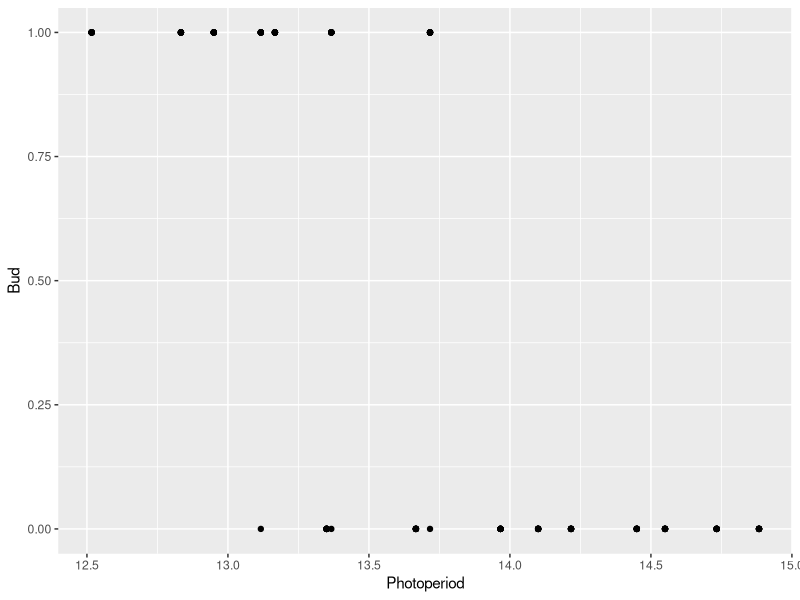
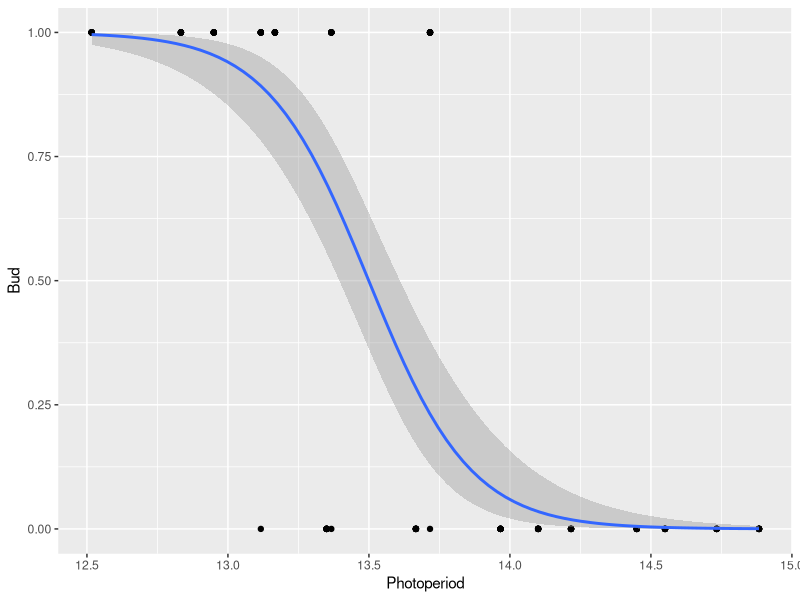
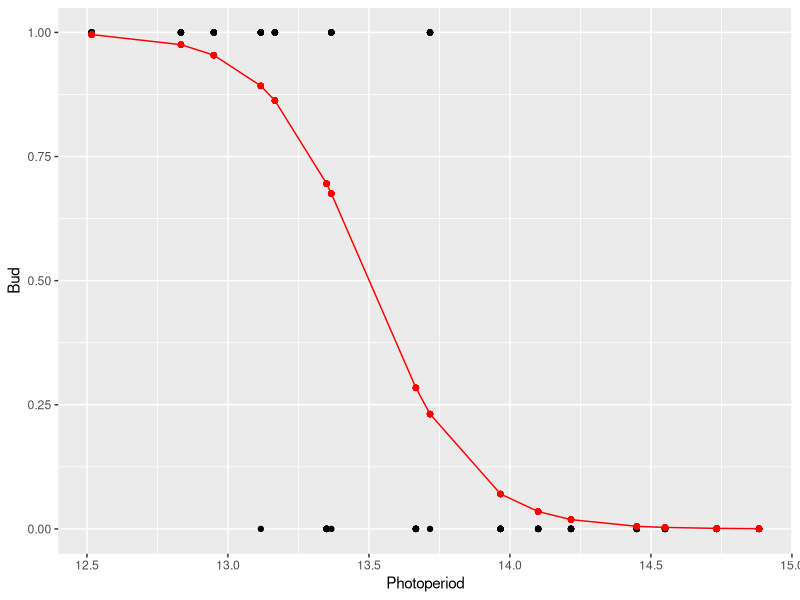
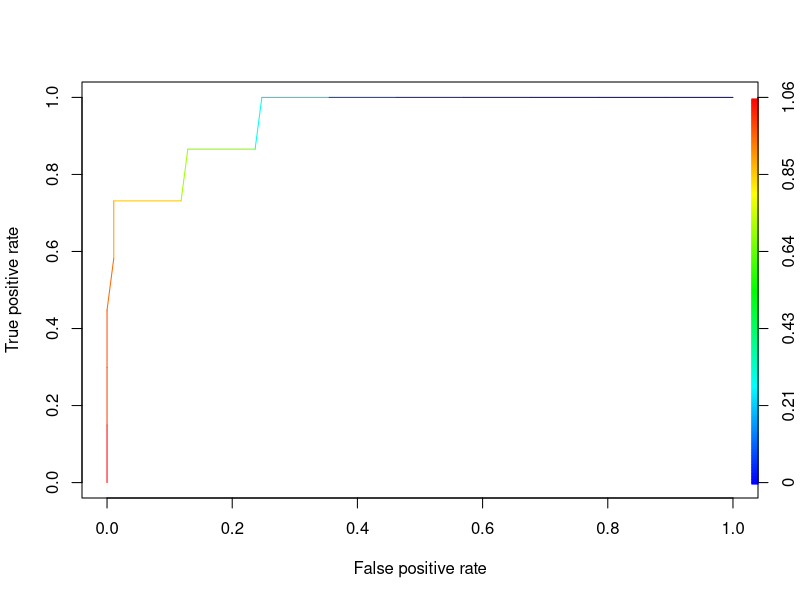
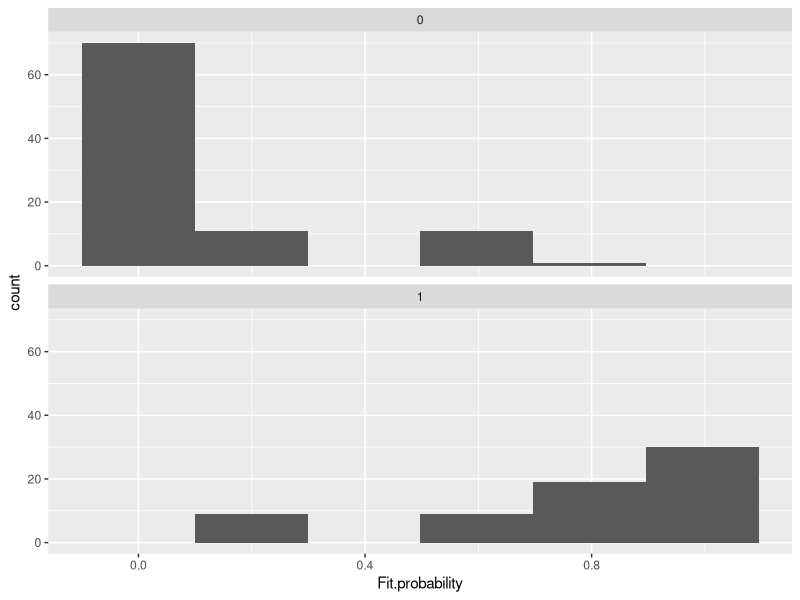

Write the R code that produced these figures, in order.
library(tidyverse)
library(ROCR)

# create CSV:
( violets <- read_csv("datasets/violets.csv", col_types=cols()) )
# head(violets,8)

( chasm <- violets %>% filter(`Bud type`=="Chasmogamous") %>% mutate(Bud = as.numeric((`Bud counts` > 0)) ) %>% select(Photoperiod,Bud) )
( g <- ggplot(chasm, aes(Photoperiod, Bud)) + geom_point() )
# #ggsave("../images/chasm.png", device="png")

chasm %>% summarize(Total=n(), With.buds = sum(Bud), Percentage = mean(Bud))

( pi.hat <- mean( chasm$Bud ) )
( chasm <- chasm %>% mutate(Null.probability = (pi.hat^Bud)*(1-pi.hat)^(1-Bud) ) )
( null.likelihood <- prod( chasm$Null.probability ) )
( null.deviance <- -2*log( null.likelihood ) )

( null.fit <- glm(Bud ~ 1, data = chasm, family=binomial) )
# summary( null.fit )

( chasm.fit <- glm(Bud ~ Photoperiod, data = chasm, family=binomial) )
summary( chasm.fit )
link <- family(chasm.fit)$link
linkinv <- family(chasm.fit)$linkinv

new <- data.frame( Photoperiod = c(13,13.5,14))
responses <- predict( chasm.fit, new, type="response" )
links <- predict( chasm.fit, new, type="link", se.fit=TRUE )
(predictions <- data.frame( Photoperiod = new$Photoperiod, Response = responses, Link = links$fit, Link.SE = links$se.fit ))
( predictions <- predictions %>% mutate( Link.lwr = Link - 1.96*Link.SE, Link.upr = Link + 1.96*Link.SE ) )
( predictions <- predictions %>% mutate( Response.lwr = linkinv(Link.lwr), Response.upr = linkinv(Link.upr) ) ) 
ggplot(chasm,aes(Photoperiod,Bud))+geom_point()+geom_smooth(method="glm",method.args = list(family = "binomial"))
#ggsave("../images/chasm_fit_ci.png",device="png")

vcov(chasm.fit)

( chasm <- chasm %>% mutate(Fit.probability = chasm.fit$fitted.values) )
g + geom_point(data=chasm,aes(Photoperiod,Fit.probability),color="red")+geom_line(data=chasm,aes(Photoperiod,Fit.probability),color="red")
# #ggsave("../images/chasm_fit.png",device="png")

( chasm <- chasm %>% mutate(Classifier = as.numeric(Photoperiod < 13.5 ) ) )
classifier.table <- table( chasm$Bud, chasm$Classifier )
colnames(classifier.table)=c("Bud not predicted","Bud predicted")
rownames(classifier.table)=c("Bud not observed","Bud observed")
classifier.table
mean( chasm$Bud != chasm$Classifier)
mean( chasm$Bud == chasm$Classifier)

chasm <- chasm %>% mutate(Classifier = as.numeric(Fit.probability > .90 ) )
classifier.table <- table( chasm$Bud, chasm$Classifier ) 
colnames(classifier.table)=c("Bud not predicted","Bud predicted")
rownames(classifier.table)=c("Bud not observed","Bud observed")
classifier.table
mean( chasm$Bud != chasm$Classifier)

chasm <- chasm %>% mutate(Classifier = as.numeric(Fit.probability > .05 ) )
classifier.table <- table( chasm$Bud, chasm$Classifier )
colnames(classifier.table)=c("Bud not predicted","Bud predicted")
rownames(classifier.table)=c("Bud not observed","Bud observed")
classifier.table
mean( chasm$Bud != chasm$Classifier)

pred <- prediction(chasm$Fit.probability, chasm$Bud)
perf <- performance(pred,"tpr","fpr")
plot(perf, colorize=TRUE )
auc <- performance( pred, "auc")
auc@y.values[[1]]

( counts <- chasm %>% group_by(Photoperiod) %>% summarize(N = n(), Observed = sum(Bud), Expected = mean(Fit.probability)*n(), .groups="drop"  ) )
# round( as.data.frame(counts), 3 )

( max.likelihood <- prod( ((chasm$Fit.probability)^(chasm$Bud))*((1-chasm$Fit.probability)^(1-chasm$Bud)) ) ) 
max.likelihood / null.likelihood
log( max.likelihood )
( residual.deviance <- -2*log(max.likelihood) ) 

( G2 <- -2*log(null.likelihood / max.likelihood) )
2*log(max.likelihood / null.likelihood) 
chasm.fit$null.deviance - chasm.fit$deviance
pchisq(G2, df=1, lower.tail=FALSE)

( R2.M <- 1 - (chasm.fit$deviance / chasm.fit$null.deviance) )

chasm <- chasm %>% mutate( Null.residual = Bud - pi.hat, Residual = Bud - Fit.probability, Difference = Fit.probability - pi.hat)
( R2.S <- sum( (chasm$Difference)^2 ) / sum( (chasm$Null.residual)^2 ) )
1 - ( sum( chasm$Residual^2 ) / sum(chasm$Null.residual^2) )

ggplot(chasm,aes(Fit.probability)) + geom_histogram(bins=6) + facet_wrap(~Bud, ncol=1)
# #ggsave("../images/chasm_rd_hist.png", device="png")
chasm %>% group_by(Bud) %>% summarize(N=n(), Fit.average = mean(Fit.probability) )
( R2.D <- .807 - .139 )
